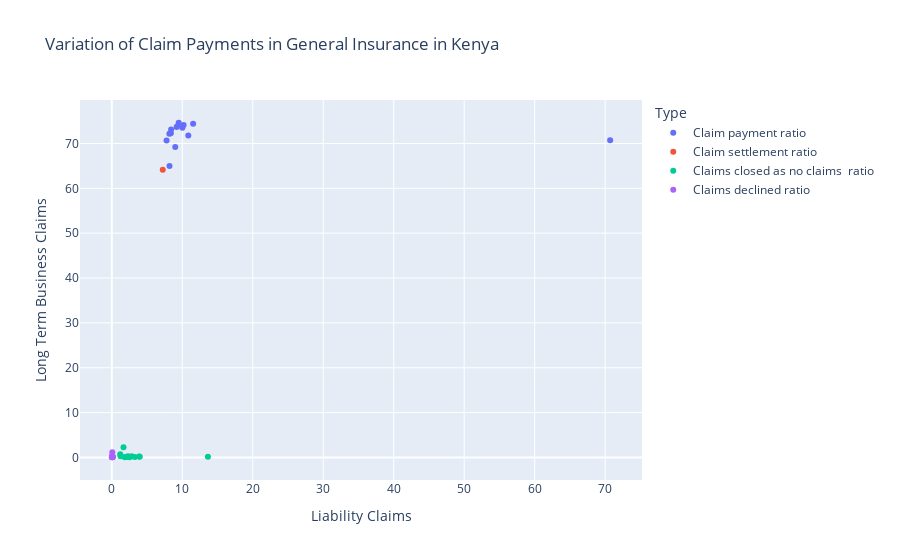

Notebook cell for this chart:
### Code cell
import plotly.express as px

fig = px.scatter(
    df_panel, x='Liability claims', y='Long term Business Claims',
    color='Type',  # Use 'Type' for color distinction
    title='Variation of Claim Payments in General Insurance in Kenya',
    labels={'Liability claims': 'Liability Claims', 'Long term Business Claims': 'Long Term Business Claims'}
)

fig.show()

### Figure 1 — Plotly figure (JSON) as saved in the notebook; plotly's stock layout.template omitted (floating-point values rounded to 4 significant figures)
{"data": [{"hovertemplate": "Type=Claim payment ratio <br>Liability Claims=%{x}<br>Long Term Business Claims=%{y}<extra></extra>", "legendgroup": "Claim payment ratio ", "marker": {"color": "#636efa", "symbol": "circle"}, "mode": "markers", "name": "Claim payment ratio ", "orientation": "v", "showlegend": true, "type": "scatter", "x": [8.191, 9.004, 7.771, 8.168, 10.02, 11.54, 10.85, 70.71, 8.376, 8.417, 9.195, 9.337, 10.19, 9.492], "xaxis": "x", "y": [64.95, 69.2, 70.65, 72.17, 73.48, 74.38, 71.75, 70.71, 72.27, 73.11, 73.65, 73.87, 74.09, 74.61], "yaxis": "y"}, {"hovertemplate": "Type=Claim settlement ratio <br>Liability Claims=%{x}<br>Long Term Business Claims=%{y}<extra></extra>", "legendgroup": "Claim settlement ratio ", "marker": {"color": "#EF553B", "symbol": "circle"}, "mode": "markers", "name": "Claim settlement ratio ", "orientation": "v", "showlegend": true, "type": "scatter", "x": [7.23], "xaxis": "x", "y": [64.14], "yaxis": "y"}, {"hovertemplate": "Type=Claims closed as no claims  ratio   <br>Liability Claims=%{x}<br>Long Term Business Claims=%{y}<extra></extra>", "legendgroup": "Claims closed as no claims  ratio   ", "marker": {"color": "#00cc96", "symbol": "circle"}, "mode": "markers", "name": "Claims closed as no claims  ratio   ", "orientation": "v", "showlegend": true, "type": "scatter", "x": [1.664, 13.64, 1.238, 2.213, 3.266, 3.895, 2.368, 0.1184, 1.849, 2.288, 1.912, 3.958, 2.521, 2.818, 1.195], "xaxis": "x", "y": [2.281, 0.165, 0.2666, 0.1226, 0.1149, 0.2314, 0.08366, 0.1184, 0.0752, 0.2444, 0.07999, 0.135, 0.05842, 0.2877, 0.7167], "yaxis": "y"}, {"hovertemplate": "Type=Claims declined ratio <br>Liability Claims=%{x}<br>Long Term Business Claims=%{y}<extra></extra>", "legendgroup": "Claims declined ratio ", "marker": {"color": "#ab63fa", "symbol": "circle"}, "mode": "markers", "name": "Claims declined ratio ", "orientation": "v", "showlegend": true, "type": "scatter", "x": [0.07448, 0.04935, 0.01709, 0.04399, 0.006747, 0.04509, 0.07122, 0.1448, 0.02799, 0.05105, 0.04404, 0.08436, 0.05324, 0.09559, 0.05526], "xaxis": "x", "y": [0.145, 0.0491, 0.05395, 0.1706, 0.09442, 0.163, 1.138, 0.1448, 0.1074, 0.2065, 0.1504, 0.07117, 0.1263, 0.07869, 0.3037], "yaxis": "y"}], "layout": {"legend": {"title": {"text": "Type"}, "tracegroupgap": 0}, "title": {"text": "Variation of Claim Payments in General Insurance in Kenya"}, "xaxis": {"anchor": "y", "domain": [0, 1], "title": {"text": "Liability Claims"}}, "yaxis": {"anchor": "x", "domain": [0, 1], "title": {"text": "Long Term Business Claims"}}}}
